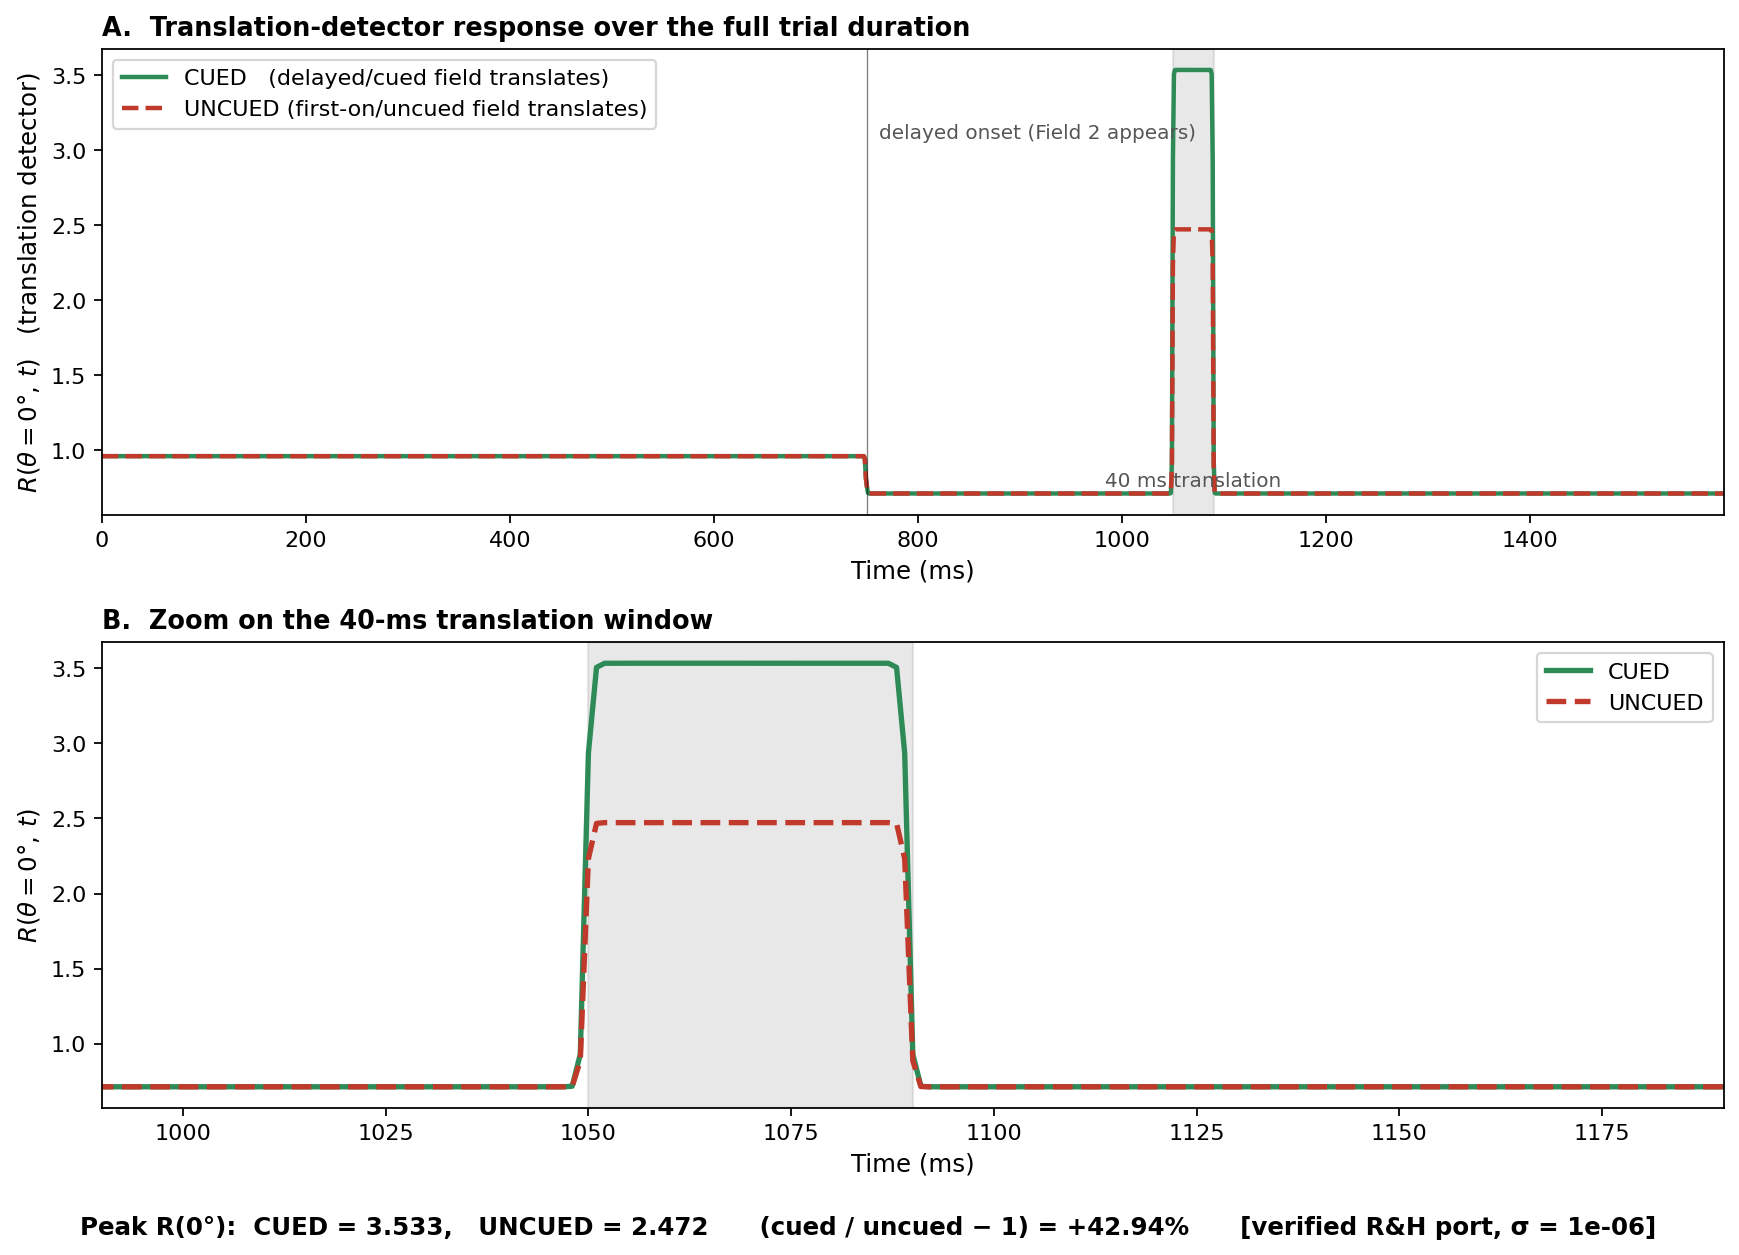

This figure's Python source:
"""
Translation-detector response (CUED vs UNCUED) computed with the VERIFIED
port of attentionModel.m — the figure that replaces the hand-rolled
translation_response.png on the website.

R(θ = 0°, t): the normalized population response at the translation direction,
over the whole trial and zoomed on the 40 ms translation window.  σ = 1 to
match the activity-maps cascade (rh_activity_maps.py).  A fixed attentional
gain on the cued direction, with no adaptation, yields the cued advantage.

Run:  /usr/bin/python3 rh_translation_response.py
"""

import numpy as np
import matplotlib
matplotlib.use("Agg")
import matplotlib.pyplot as plt

from parameters import T_END, T_FIELD2_ON, T_TRANS_START, T_TRANS_END
from drive_figure import DIR_TRANS
from sb_rh_verified import run_sb_rh_with_sigma, THETA_PREFS

GREEN, RED = "#2E8B57", "#C0392B"

# R&H's published default normalization constant (matches rh_activity_maps.py).
SIGMA = 1e-6


def main():
    dt = 1.0
    t = np.arange(0.0, T_END + dt, dt)
    idx = int(np.argmin(np.abs(THETA_PREFS - DIR_TRANS)))

    Rc = run_sb_rh_with_sigma("cued",   False, t, SIGMA)[idx, :]
    Ru = run_sb_rh_with_sigma("uncued", False, t, SIGMA)[idx, :]
    win = (t >= T_TRANS_START) & (t < T_TRANS_END)
    pc, pu = float(Rc[win].max()), float(Ru[win].max())
    bias = (pc / pu - 1.0) * 100.0

    fig, axes = plt.subplots(2, 1, figsize=(11.0, 7.8))

    # A — full trial
    ax = axes[0]
    ax.plot(t, Rc, color=GREEN, lw=2.0,
            label="CUED   (delayed/cued field translates)")
    ax.plot(t, Ru, color=RED, lw=2.0, ls="--",
            label="UNCUED (first-on/uncued field translates)")
    ax.axvspan(T_TRANS_START, T_TRANS_END, color="gray", alpha=0.18, zorder=0)
    ax.axvline(T_FIELD2_ON, color="black", lw=0.6, alpha=0.5)
    ytop = max(Rc.max(), Ru.max())
    ax.text(T_FIELD2_ON + 12, ytop * 0.9, "delayed onset (Field 2 appears)",
            fontsize=9, color="#555", va="top")
    ax.text((T_TRANS_START + T_TRANS_END) / 2, Rc.min() + 0.02,
            "40 ms translation", fontsize=9, color="#555",
            ha="center", va="bottom")
    ax.set_xlim(0, t[-1])
    ax.set_xlabel("Time (ms)", fontsize=11)
    ax.set_ylabel(r"$R(\theta=0°,\, t)$   (translation detector)", fontsize=11)
    ax.set_title("A.  Translation-detector response over the full trial duration",
                 loc="left", fontsize=11.5, fontweight="bold")
    ax.legend(fontsize=10, loc="upper left")

    # B — zoom on the translation window
    ax = axes[1]
    ax.plot(t, Rc, color=GREEN, lw=2.4, label="CUED")
    ax.plot(t, Ru, color=RED, lw=2.4, ls="--", label="UNCUED")
    ax.axvspan(T_TRANS_START, T_TRANS_END, color="gray", alpha=0.18, zorder=0)
    ax.set_xlim(T_TRANS_START - 60, T_TRANS_END + 100)
    ax.set_xlabel("Time (ms)", fontsize=11)
    ax.set_ylabel(r"$R(\theta=0°,\, t)$", fontsize=11)
    ax.set_title("B.  Zoom on the 40-ms translation window",
                 loc="left", fontsize=11.5, fontweight="bold")
    ax.legend(fontsize=10, loc="upper right")

    fig.text(0.5, 0.005,
             f"Peak R(0°):  CUED = {pc:.3f},   UNCUED = {pu:.3f}      "
             f"(cued / uncued − 1) = {bias:+.2f}%      "
             f"[verified R&H port, σ = {SIGMA:.0e}]",
             ha="center", fontsize=11, fontweight="bold")

    fig.tight_layout(rect=[0, 0.03, 1, 1])
    out = "rh_translation_response.png"
    fig.savefig(out, dpi=160, bbox_inches="tight", facecolor="white")
    plt.close(fig)
    print(f"wrote {out}   CUED={pc:.3f}  UNCUED={pu:.3f}  bias={bias:+.2f}%")


if __name__ == "__main__":
    main()
